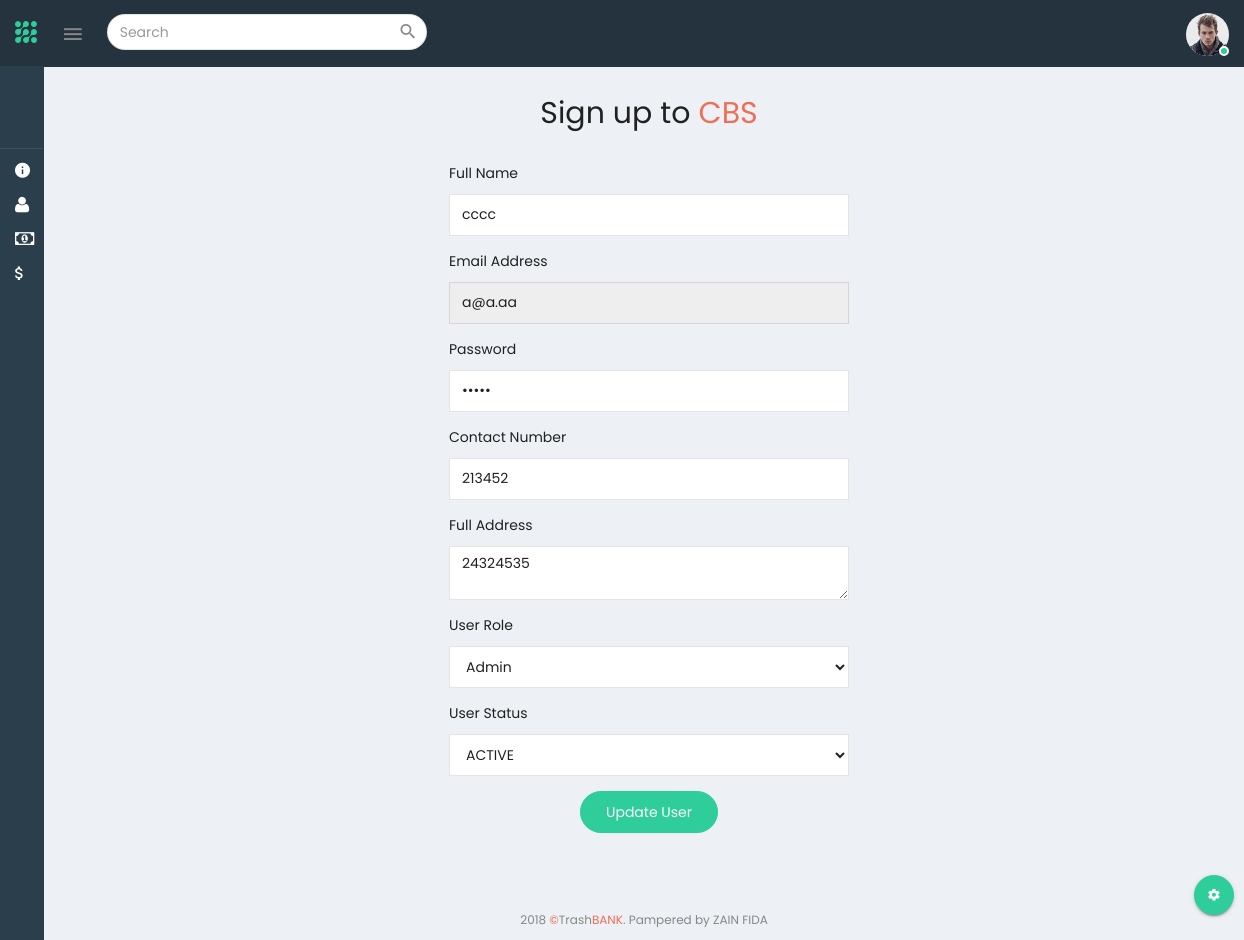
/Dashboard/RegisterUser.php?UserID=46 (signed in), run on the app's committed database.
### tables this page shows
CREATE TABLE `user` (
  `id` int(11) NOT NULL,
  `name` varchar(256) NOT NULL,
  `email` varchar(256) NOT NULL,
  `password` varchar(256) NOT NULL,
  `role` varchar(256) NOT NULL,
  `address` varchar(256) NOT NULL,
  `contact` varchar(256) NOT NULL,
  `status` varchar(256) NOT NULL
);

### Dashboard/RegisterUser.php (the view, shortened to what this page needs)
<?php include "Include/Header.php" ?>
    <div class="page-wrapper">
        <div class="container">
            <div class="table-struct full-width full-height">
                <div class="table-cell vertical-align-middle">
                    <div class="auth-form  ml-auto mr-auto no-float">
                        <div class="row">
                            <div class="col-sm-12 col-xs-12">
                                <div class="mb-30">
                                    <h3 class="text-center txt-dark mb-10">Sign up to <b
                                                class="text-danger">CBS</b></h3>
                                </div>
                                <div class="form-wrap">
                                    <?php
                                    if (isset($_GET['UserID'])) {
                                        $formID = 'UpdateUserAdmin';
                                        $UserID = $_GET['UserID'];
                                        $SQLQUERY = "SELECT * FROM user WHERE id =" . $UserID;
                                        $result = mysqli_query($connection, $SQLQUERY);
                                        while ($row = mysqli_fetch_array($result)) {
                                            $name_db = $row['name'];
                                            $email_db = $row['email'];
                                            $password_db = $row['password'];
                                            $contact_db = $row['contact'];
                                            $address_db = $row['address'];
                                        }
                                    }
                                    ?>
                                    <form action="#" id="<?php echo $formID ?>" autocomplete="off">
                                        <div class="form-group">
                                            <label class="control-label mb-10" for="exampleInputName_1">Full
                                                Name</label>
                                            <input type="text" class="form-control" required=""
                                                   id="exampleInputName_1"
                                                   placeholder="Full Name" value="<?php echo $name_db ?>">
                                        </div>
                                        <div class="form-group">
                                            <label class="control-label mb-10" for="exampleInputEmail_2">Email
                                                address</label>
                                            <input type="email" class="form-control" required=""
                                                   id="exampleInputEmail_2"
                                                   placeholder="Enter email" <?php if (isset($_GET['UserID'])) echo 'readonly' ?>
                                                   value="<?php echo $email_db ?>">
                                        </div>
                                        <div class="form-group">
                                            <label class="pull-left control-label mb-10"
                                                   for="exampleInputpwd_2">Password</label>
                                            <input type="password" class="form-control" required=""
                                                   id="exampleInputpwd_2" placeholder="Enter password"
                                                   value="<?php echo $password_db ?>">
                                        </div>
                                        <div class="form-group">
                                            <label class="pull-left control-label mb-10"
                                                   for="exampleInputContact">Contact
                                                Number</label>
                                            <input type="number" class="form-control" required=""
                                                   id="exampleInputContact" placeholder="Enter Contact"
                                                   value="<?php echo $contact_db ?>">
                                        </div>
                                        <div class="form-group">
                                            <label class="pull-left control-label mb-10"
                                                   for="exampleInputAddress">Full
                                                Address</label>
                                            <textarea class="form-control" required=""
                                                      id="exampleInputAddress"
                                                      placeholder="Enter Address"><?php echo $address_db ?></textarea>
                                        </div>
                                        <div class="form-group">
                                            <label class="pull-left control-label mb-10"
                                                   for="exampleInputUserRole">User Role
                                            </label>
                                            <select class="form-control" required="" id="exampleInputUserRole">
                                                <option value="ADMIN" selected>Admin</option>
                                            </select>
                                        </div>
                                        <?php if (isset($_GET['UserID'])) { ?>
                                            <div class="form-group">
                                                <label class="pull-left control-label mb-10"
                                                       for="exampleInputUserStatus">User Status
                                                </label>
                                                <select class="form-control" required="" id="exampleInputUserStatus">
                                                    <option value="ACTIVE" selected>ACTIVE</option>
                                                </select>
                                            </div>
                                        <?php } ?>
                                        <div class="form-group text-center">
                                            <?php if (isset($_GET['UserID'])) { ?>
                                                <button type="submit"
                                                        class="btn btn-info btn-success btn-rounded">Update User
                                                </button>
                                            <?php } else { ?>
                                                <button type="submit"
                                                        class="btn btn-info btn-success btn-rounded">Register User
                                                </button>
                                            <?php } ?>
                                        </div>
                                    </form>
                                </div>
                            </div>
                        </div>
                    </div>
                </div>
            </div>
            <footer class="footer container-fluid pl-30 pr-30">
                <div class="row">
                    <div class="col-sm-12">
                        <p class="text-center">2018 <b class="text-danger">&copy;</b>Trash<b
                                    class="text-danger">BANK</b>. Pampered by ZAIN FIDA</p>
                    </div>
                </div>
            </footer>
        </div>
    </div>
<?php include "Include/Footer.php" ?>

### data on the page
user: name "cccc", email "a@a.aa", contact "213452", address "24324535"
